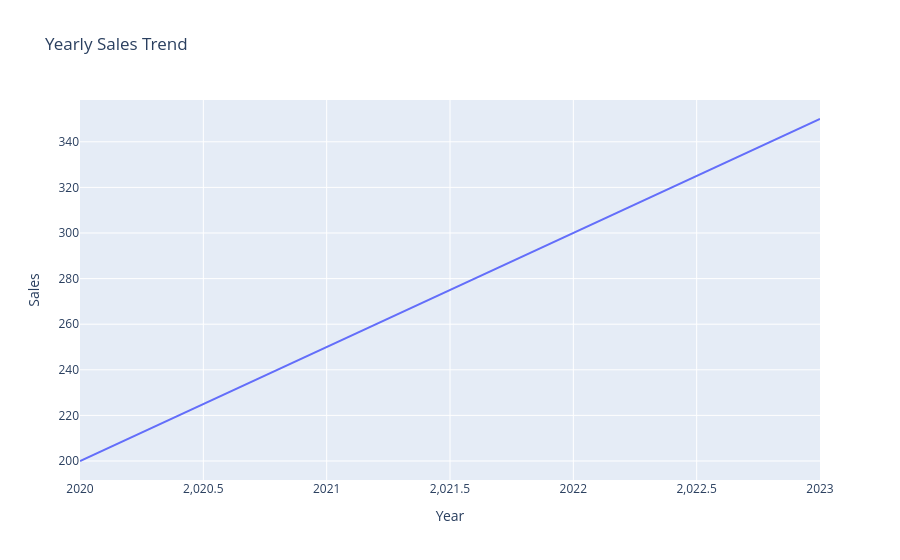

This figure's notebook cell:
### Code cell
import plotly.express as px
import pandas as pd

data = {
    'Year': [2020, 2021, 2022, 2023],
    'Sales': [200, 250, 300, 350]
}

df = pd.DataFrame(data)

fig = px.line(df, x='Year', y='Sales', title='Yearly Sales Trend')
fig.show()

### Figure 1 — Plotly figure (JSON) as saved in the notebook; plotly's stock layout.template omitted (floating-point values rounded to 4 significant figures)
{"data": [{"hovertemplate": "Year=%{x}<br>Sales=%{y}<extra></extra>", "legendgroup": "", "line": {"color": "#636efa", "dash": "solid"}, "marker": {"symbol": "circle"}, "mode": "lines", "name": "", "orientation": "v", "showlegend": false, "type": "scatter", "x": [2020, 2021, 2022, 2023], "xaxis": "x", "y": [200, 250, 300, 350], "yaxis": "y"}], "layout": {"legend": {"tracegroupgap": 0}, "title": {"text": "Yearly Sales Trend"}, "xaxis": {"anchor": "y", "domain": [0, 1], "title": {"text": "Year"}}, "yaxis": {"anchor": "x", "domain": [0, 1], "title": {"text": "Sales"}}}}
